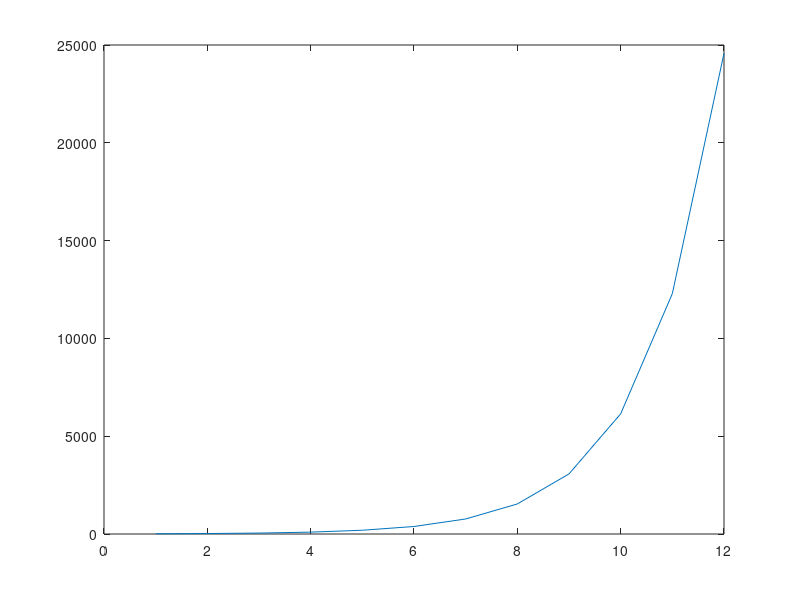

Here is the MATLAB script that generated this plot: (Note: this script raises an error after producing the figure.)
% Define constants
% a = 6;     
% b = 2;      

minrangenum = 1;
maxrangenum = 12;


% coder changes the case number for every case
filecreate = fopen("plotted_PSS2.csv","w");

xvalues = (minrangenum:maxrangenum)';
y = 6 * 2.^xvalues;

setA = horzcat(xvalues,y);
%creates the first line of file
fprintf(filecreate,'%s,%s\n','X','Y');

fprintf(filecreate, '%f,%f\n', setA);
plot(xvalues,y);
set(gca, lineWidth=1,fontsize=14);
xlabel("X values");
ylabel("y values");
% coder changes the case number for every case
title("Plotting Graph 2");
grid on

fclose(filecreate);